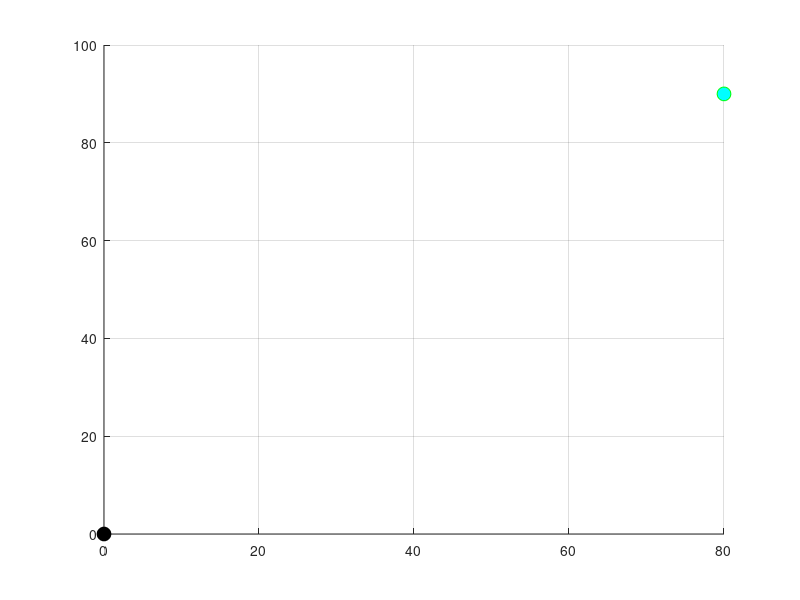

Source code (MATLAB): (Note: this script raises an error after producing the figure.)
%%declare variables
clear All
close All
xMin=0;
yMin=0;
xMax=100;
yMax=100;
xStart=0; 
yStart=0;
xGoal=80;
yGoal=90;
rGoal=20;
k=1000;
epsl=5;
V=cell(1,5);
xCurrent=0;
yCurrent=0;
V{1,1}(1)=0;
V{1,2}(1)=0;
V{1,3}(1)=0;
V{1,4}(1)=0;
obsArray = csvread('obstacles.txt');

figure(1); hold on; grid on;
plot(xStart, yStart, 'ko', 'MarkerSize',10, 'MarkerFaceColor','k');
plot(xGoal, yGoal, 'go', 'MarkerSize',10, 'MarkerFaceColor','c');
circles(xGoal, yGoal,rGoal,'facecolor','none')
axis ([0 100 0 100])
axis equal
for i = 1:k
while euclidean(V{1,1}(i),V{1,2}(i),xGoal,yGoal)>rGoal %LABEL start 
    [V{1,1}(i),V{1,2}(i)]=randPnt(xStart,yStart,xGoal,yGoal);
    EpsiChk = epsChk(V{1,1}(i),V{1,2}(i),V{1,3}(i),V{1,4}(i),epsl);
    if EpsiChk == 0
        OBS=chkOBS(V{1,1}(i),V{1,2}(i),obsArray);
        if OBS == 0
            plot([V{1,1}(i); V{1,2}(i)],[V{1,3}(i); V{1,4}(i)], 'b');
            plot(V{1,1}(i), V{1,2}(i), 'ko', 'MarkerSize',2, 'MarkerFaceColor','r')
        else
            break
        end
    else
        break
    end    
end
end
